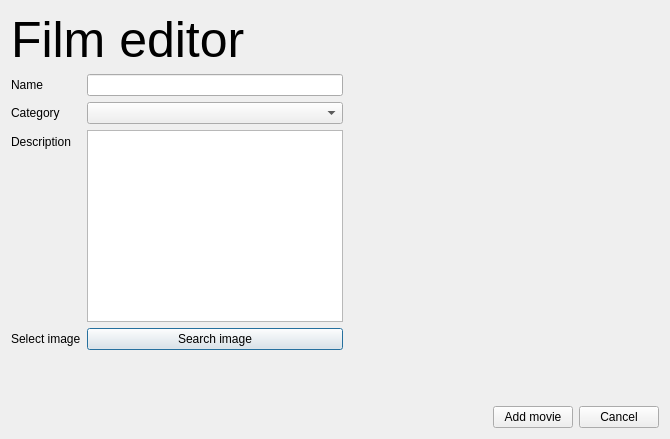
<?xml version="1.0" encoding="UTF-8"?>
<ui version="4.0">
 <class>AddNewObjectDialog</class>
 <widget class="QDialog" name="AddNewObjectDialog">
  <property name="geometry">
   <rect>
    <x>0</x>
    <y>0</y>
    <width>670</width>
    <height>439</height>
   </rect>
  </property>
  <property name="windowTitle">
   <string>Dialog</string>
  </property>
  <layout class="QVBoxLayout" name="verticalLayout">
   <item>
    <widget class="QLabel" name="label_2">
     <property name="styleSheet">
      <string notr="true">font-size:50px;
</string>
     </property>
     <property name="text">
      <string>Film editor</string>
     </property>
    </widget>
   </item>
   <item>
    <layout class="QHBoxLayout" name="horizontalLayout_2">
     <item>
      <layout class="QFormLayout" name="formLayout">
       <item row="1" column="0">
        <widget class="QLabel" name="setNameLabel">
         <property name="text">
          <string>Name</string>
         </property>
        </widget>
       </item>
       <item row="1" column="1">
        <widget class="QLineEdit" name="setNameTextEdit"/>
       </item>
       <item row="2" column="0">
        <widget class="QLabel" name="setCategoryLabel">
         <property name="text">
          <string>Category</string>
         </property>
        </widget>
       </item>
       <item row="2" column="1">
        <widget class="QComboBox" name="setCategoryComboBox"/>
       </item>
       <item row="3" column="0">
        <widget class="QLabel" name="setSescriptionLabel">
         <property name="text">
          <string>Description</string>
         </property>
        </widget>
       </item>
       <item row="3" column="1">
        <widget class="QTextEdit" name="setDescriptionTextEdit"/>
       </item>
       <item row="4" column="0">
        <widget class="QLabel" name="penFileExplorerLabel">
         <property name="text">
          <string>Select image</string>
         </property>
        </widget>
       </item>
       <item row="4" column="1">
        <widget class="QPushButton" name="openFileExplorerPushButton">
         <property name="text">
          <string>Search image</string>
         </property>
        </widget>
       </item>
      </layout>
     </item>
     <item>
      <spacer name="horizontalSpacer">
       <property name="orientation">
        <enum>Qt::Horizontal</enum>
       </property>
       <property name="sizeHint" stdset="0">
        <size>
         <width>40</width>
         <height>20</height>
        </size>
       </property>
      </spacer>
     </item>
     <item>
      <widget class="QLabel" name="imageContainer">
       <property name="text">
        <string/>
       </property>
      </widget>
     </item>
     <item>
      <widget class="QLabel" name="label">
       <property name="text">
        <string/>
       </property>
      </widget>
     </item>
    </layout>
   </item>
   <item>
    <spacer name="verticalSpacer">
     <property name="orientation">
      <enum>Qt::Vertical</enum>
     </property>
     <property name="sizeHint" stdset="0">
      <size>
       <width>20</width>
       <height>40</height>
      </size>
     </property>
    </spacer>
   </item>
   <item>
    <layout class="QHBoxLayout" name="horizontalLayout">
     <item>
      <spacer name="horizontalSpacer_2">
       <property name="orientation">
        <enum>Qt::Horizontal</enum>
       </property>
       <property name="sizeHint" stdset="0">
        <size>
         <width>40</width>
         <height>20</height>
        </size>
       </property>
      </spacer>
     </item>
     <item>
      <widget class="QPushButton" name="addMoviePushButton">
       <property name="text">
        <string>Add movie</string>
       </property>
      </widget>
     </item>
     <item>
      <widget class="QPushButton" name="cancelPushButton">
       <property name="text">
        <string>Cancel</string>
       </property>
      </widget>
     </item>
    </layout>
   </item>
  </layout>
 </widget>
 <resources/>
 <connections/>
</ui>
